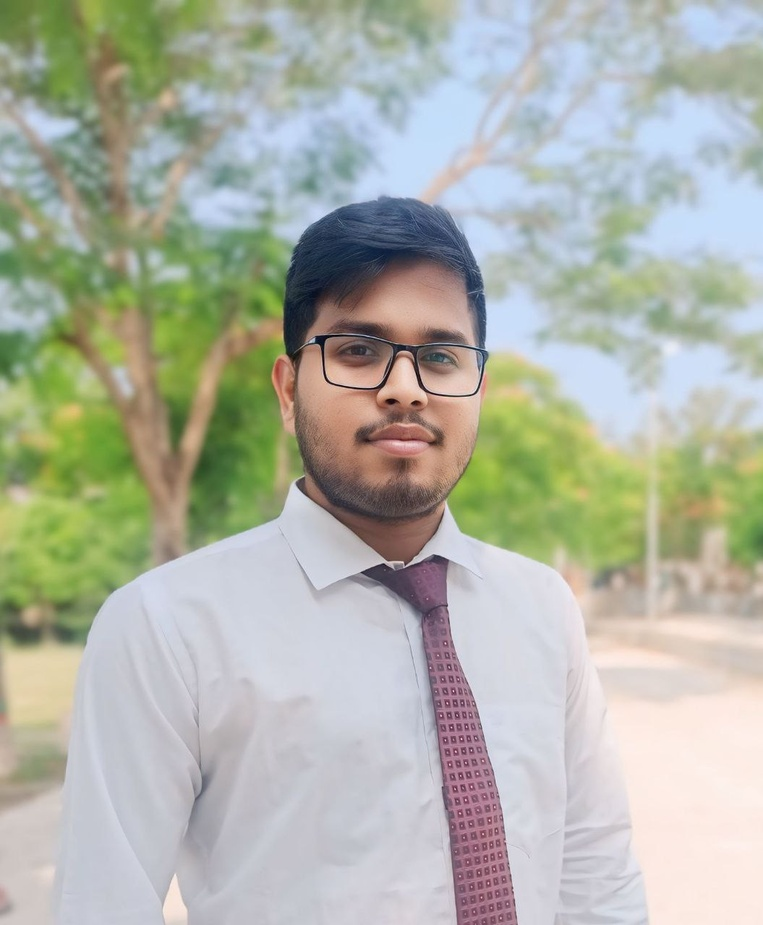
#> input picture final_lab/chapter3/rony.jpg, 763 x 925 px, shrunk from 1055 x 1280 before the run
$ python task8_smoothing.py
#> lines starting #> are read from the running program, lines starting #| are printed output that depends on the picture
import cv2
import matplotlib.pyplot as plt

gray_img = cv2.imread("rony.jpg", cv2.IMREAD_GRAYSCALE)
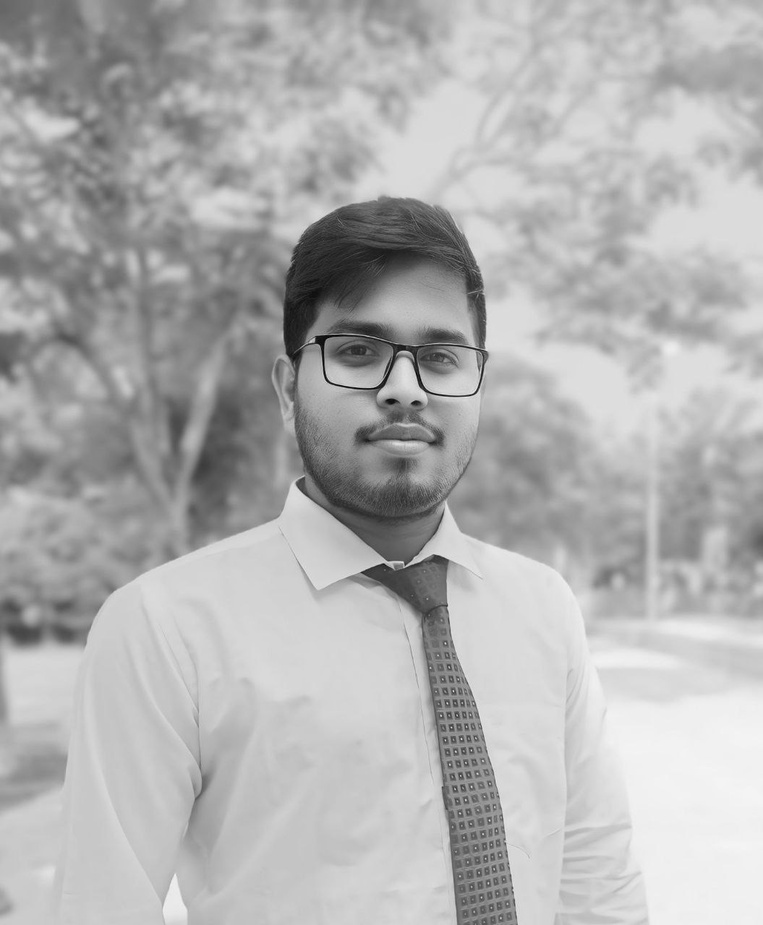
#> gray_img: shape (925, 763); min 0, max 245, mean 177.1

plt.figure(figsize=(15, 5))
plt.subplot(1,3,1); plt.title("Original"); plt.imshow(gray_img, cmap='gray'); plt.axis('off')
plt.subplot(1,3,2); plt.title("3x3 Avg"); plt.imshow(cv2.blur(gray_img, (3,3)), cmap='gray'); plt.axis('off')
plt.subplot(1,3,3); plt.title("5x5 Avg"); plt.imshow(cv2.blur(gray_img, (5,5)), cmap='gray'); plt.axis('off')
plt.savefig('task8_smoothing.png'); plt.show()
#> after `plt.savefig('task8_smoothing.png')`:
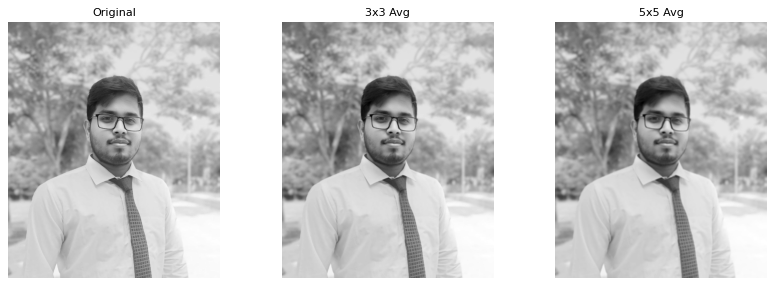
#> figure drawn by matplotlib, 3 panels
